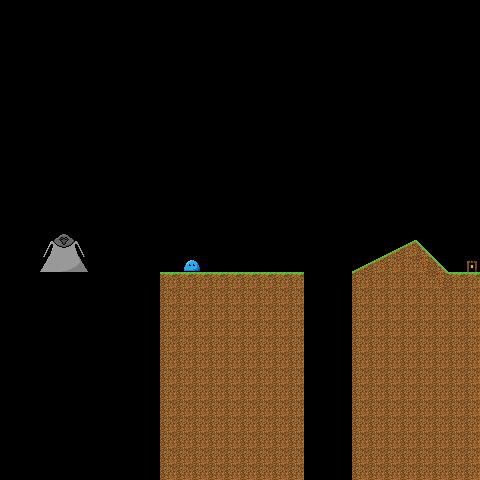

A 2D game scene composited from a Tiled map and its tileset images. What follows is a short description and the map's XML, with each tile layer's data collapsed to a summary:
An orthogonal 30x30 tile map with 16x16 px tiles, 5 tile layers (test, walls, checkpoints, spawn, ...), 3 tilesets.

<map version="1.8" tiledversion="1.8.2" orientation="orthogonal" renderorder="right-down" width="30" height="30" tilewidth="16" tileheight="16" infinite="0" nextlayerid="9" nextobjectid="2">
 <editorsettings>
  <export target="init_map.tmj" format="json" />
 </editorsettings>
 <tileset firstgid="1" source="../grass.tsx" />
 <tileset firstgid="17" source="../misc.tsx" />
 <tileset firstgid="20" source="../ice.tsx" />
 <layer id="8" name="test" width="30" height="30">
  <data>[900 cells, 0 non-empty, 0 distinct tile ids]</data>
 </layer>
 <layer id="1" name="walls" width="30" height="30" offsetx="0" offsety="0.00520833">
  <data>[900 cells, 230 non-empty, 7 distinct tile ids]</data>
 </layer>
 <layer id="4" name="checkpoints" width="30" height="30">
  <data>[900 cells, 1 non-empty, 1 distinct tile ids]</data>
 </layer>
 <layer id="6" name="spawn" width="30" height="30">
  <data>[900 cells, 1 non-empty, 1 distinct tile ids]</data>
 </layer>
 <layer id="7" name="spectre_spawn" width="30" height="30">
  <data>[900 cells, 1 non-empty, 1 distinct tile ids]</data>
 </layer>
</map>
